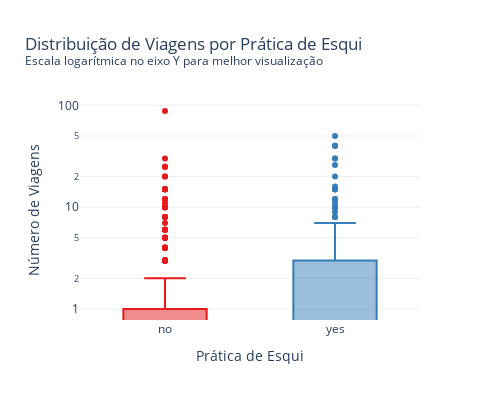

The code cell stored with this chart in its notebook:
### Markdown cell above
### Ski

### Code cell
fig = px.box(
    df,
    x='ski',
    y='trips',
    title='Distribuição de Viagens por Prática de Esqui <br><sup>Escala logarítmica no eixo Y para melhor visualização</sup>',
    labels={'ski': 'Prática de Esqui', 'trips': 'Número de Viagens'},
    color='ski',
    color_discrete_sequence=px.colors.qualitative.Set1,
    category_orders={'ski': ['no', 'yes']} 
)

# Log scale no eixo Y
fig.update_yaxes(type='log')

fig.update_layout(
    showlegend=False,
    plot_bgcolor='white',
    width=500,
    height=400,
    yaxis=dict(showgrid=True, gridcolor='rgba(200, 200, 200, 0.3)', gridwidth=1),
)

fig.show()

# Exportar imagem
fig.write_image('./images/boxplot_ski.png')

### Figure 1 — Plotly figure (JSON) as saved in the notebook; plotly's stock layout.template omitted (floating-point values rounded to 4 significant figures; data arrays with more than 128 entries replaced by an {"elided": "..."} marker saying what was removed)
{"data": [{"alignmentgroup": "True", "hovertemplate": "Prática de Esqui=%{x}<br>Número de Viagens=%{y}<extra></extra>", "legendgroup": "no", "marker": {"color": "rgb(228,26,28)"}, "name": "no", "notched": false, "offsetgroup": "no", "orientation": "v", "showlegend": true, "type": "box", "x": {"elided": "417 str values"}, "x0": " ", "xaxis": "x", "y": {"elided": "417 int values"}, "y0": " ", "yaxis": "y"}, {"alignmentgroup": "True", "hovertemplate": "Prática de Esqui=%{x}<br>Número de Viagens=%{y}<extra></extra>", "legendgroup": "yes", "marker": {"color": "rgb(55,126,184)"}, "name": "yes", "notched": false, "offsetgroup": "yes", "orientation": "v", "showlegend": true, "type": "box", "x": {"elided": "242 str values"}, "x0": " ", "xaxis": "x", "y": {"elided": "242 int values"}, "y0": " ", "yaxis": "y"}], "layout": {"boxmode": "overlay", "height": 400, "legend": {"title": {"text": "Prática de Esqui"}, "tracegroupgap": 0}, "plot_bgcolor": "white", "showlegend": false, "title": {"text": "Distribuição de Viagens por Prática de Esqui <br><sup>Escala logarítmica no eixo Y para melhor visualização</sup>"}, "width": 500, "xaxis": {"anchor": "y", "categoryarray": ["no", "yes"], "categoryorder": "array", "domain": [0, 1], "title": {"text": "Prática de Esqui"}}, "yaxis": {"anchor": "x", "domain": [0, 1], "gridcolor": "rgba(200, 200, 200, 0.3)", "gridwidth": 1, "showgrid": true, "title": {"text": "Número de Viagens"}, "type": "log"}}}
